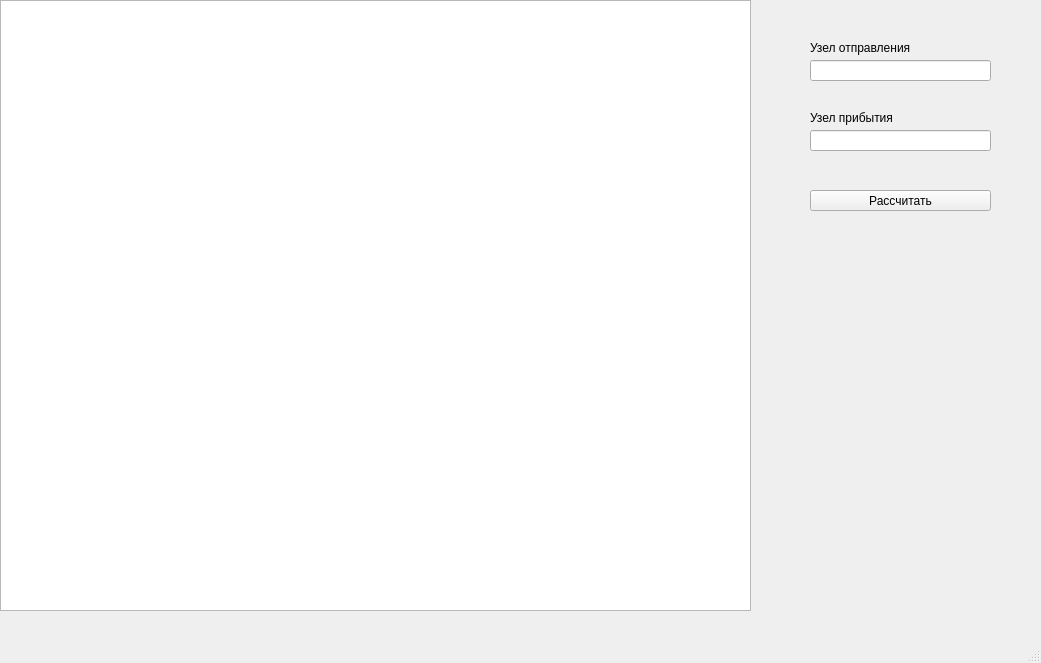
<?xml version="1.0" encoding="UTF-8"?>
<ui version="4.0">
 <class>MainWindow</class>
 <widget class="QMainWindow" name="MainWindow">
  <property name="geometry">
   <rect>
    <x>0</x>
    <y>0</y>
    <width>1041</width>
    <height>663</height>
   </rect>
  </property>
  <property name="windowTitle">
   <string>MainWindow</string>
  </property>
  <widget class="QWidget" name="centralwidget">
   <widget class="QGraphicsView" name="graphicsView">
    <property name="geometry">
     <rect>
      <x>0</x>
      <y>0</y>
      <width>751</width>
      <height>611</height>
     </rect>
    </property>
   </widget>
   <widget class="QLineEdit" name="lineEdit_dep">
    <property name="geometry">
     <rect>
      <x>810</x>
      <y>60</y>
      <width>181</width>
      <height>21</height>
     </rect>
    </property>
   </widget>
   <widget class="QLineEdit" name="lineEdit_arr">
    <property name="geometry">
     <rect>
      <x>810</x>
      <y>130</y>
      <width>181</width>
      <height>21</height>
     </rect>
    </property>
   </widget>
   <widget class="QPushButton" name="pushButton_Compute">
    <property name="geometry">
     <rect>
      <x>810</x>
      <y>190</y>
      <width>181</width>
      <height>21</height>
     </rect>
    </property>
    <property name="text">
     <string>Рассчитать</string>
    </property>
   </widget>
   <widget class="QLabel" name="label">
    <property name="geometry">
     <rect>
      <x>810</x>
      <y>40</y>
      <width>181</width>
      <height>16</height>
     </rect>
    </property>
    <property name="text">
     <string>Узел отправления</string>
    </property>
   </widget>
   <widget class="QLabel" name="label_2">
    <property name="geometry">
     <rect>
      <x>810</x>
      <y>110</y>
      <width>181</width>
      <height>16</height>
     </rect>
    </property>
    <property name="text">
     <string>Узел прибытия</string>
    </property>
   </widget>
  </widget>
  <widget class="QMenuBar" name="menubar">
   <property name="geometry">
    <rect>
     <x>0</x>
     <y>0</y>
     <width>1041</width>
     <height>20</height>
    </rect>
   </property>
  </widget>
  <widget class="QStatusBar" name="statusbar"/>
 </widget>
 <resources/>
 <connections/>
</ui>
